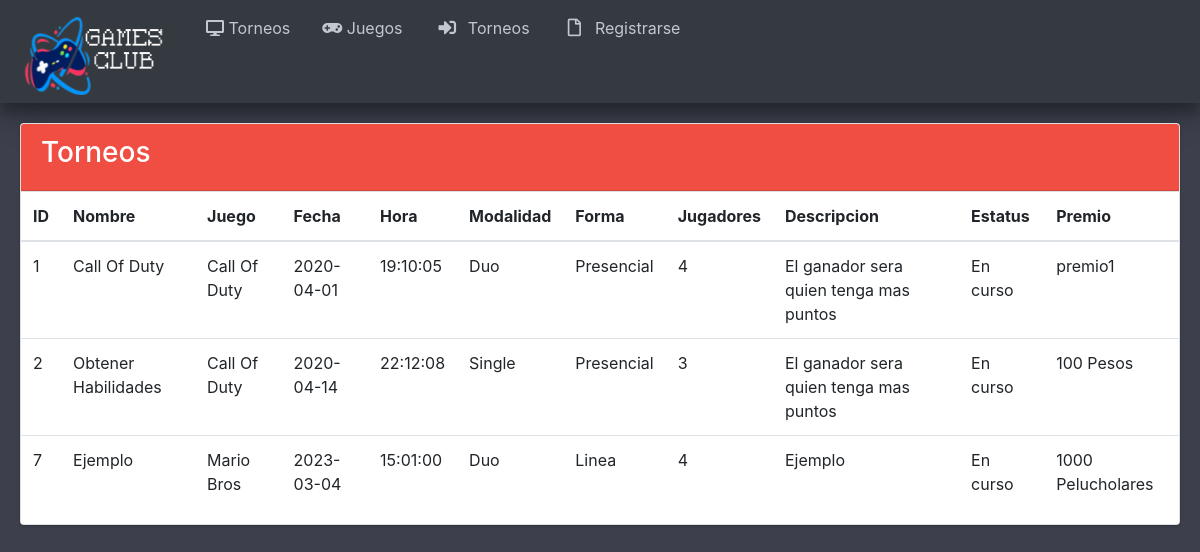
The app's page /vistas/Torneos.php, older data.
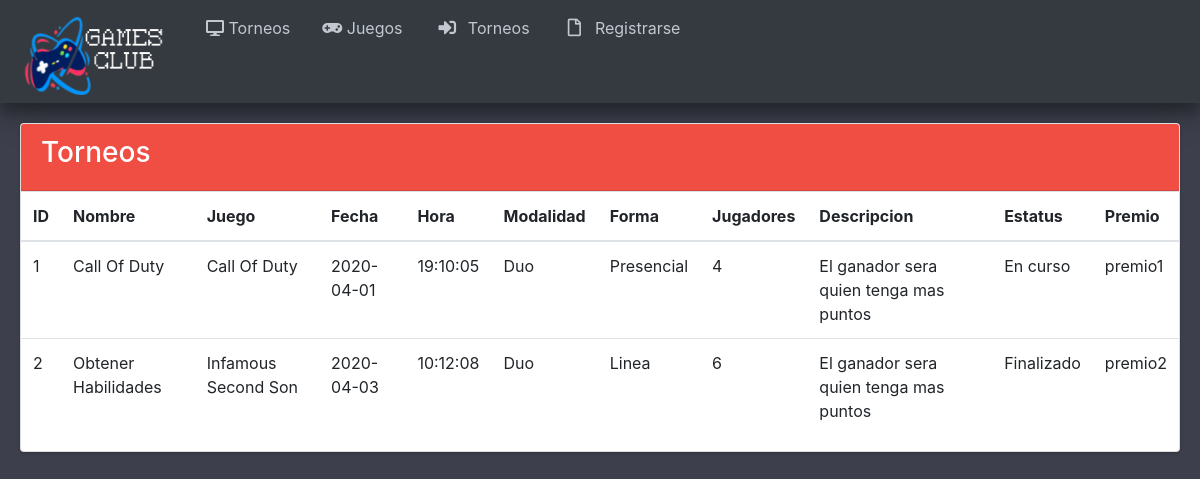
The same page, newer data.
### tables this page shows
CREATE TABLE `torneo` (
  `id_torneo` int(11) NOT NULL,
  `nombre` varchar(45) NOT NULL,
  `juego` int(11) NOT NULL,
  `fecha` date NOT NULL,
  `hora` time NOT NULL,
  `modalidad` int(11) NOT NULL,
  `forma` int(11) NOT NULL,
  `max_jugadores` int(11) NOT NULL,
  `descripcion` varchar(45) NOT NULL,
  `estatus` int(11) NOT NULL,
  `id_premio` int(11) NOT NULL
);

CREATE TABLE `juego` (
  `id_juego` int(11) NOT NULL,
  `imagen` longtext NOT NULL,
  `nombre` varchar(45) NOT NULL
);

CREATE TABLE `modalidad` (
  `id_modalidad` int(11) NOT NULL,
  `tipo` varchar(45) NOT NULL
);

CREATE TABLE `forma` (
  `id_forma` int(11) NOT NULL,
  `tipo` varchar(20) NOT NULL
);

CREATE TABLE `estatus` (
  `id_estatus` int(11) NOT NULL,
  `tipo` varchar(45) NOT NULL
);

CREATE TABLE `premio` (
  `id_premio` int(11) NOT NULL,
  `premio` varchar(45) NOT NULL
);

### modelos/selectTables.php (called while the page is built, shortened)
<?php
  include_once "../controladores/conexion.php";
  $getNormalTorneo = $BD -> query("SELECT t.id_torneo as id, t.nombre, j.nombre as juego, t.fecha, t.hora, m.tipo as modalidad, f.tipo as forma, t.max_jugadores, t.descripcion, e.tipo as estatus, p.premio as premio FROM torneo t INNER JOIN juego j ON t.juego = j.id_juego INNER JOIN modalidad m ON t.modalidad = m.id_modalidad INNER JOIN forma f ON t.forma = f.id_forma INNER JOIN estatus e ON t.estatus = e.id_estatus INNER JOIN premio p ON t.id_premio = p.id_premio ORDER BY `id` ASC");
  $resultadoNormalTorneo = $getNormalTorneo -> fetchAll(PDO::FETCH_OBJ);
?>

### vistas/Torneos.php (the view, shortened to what this page needs)
<?php
include_once '../modelos/selectTables.php';
?>
<!DOCTYPE html>
<html>
<head>
  <link rel="stylesheet" href="plugins/fontawesome-free/css/all.min.css">
  <link rel="stylesheet" href="https://code.ionicframework.com/ionicons/2.0.1/css/ionicons.min.css">
  <link rel="stylesheet" href="plugins/tempusdominus-bootstrap-4/css/tempusdominus-bootstrap-4.min.css">
  <link rel="stylesheet" href="plugins/icheck-bootstrap/icheck-bootstrap.min.css">
  <link rel="stylesheet" href="plugins/jqvmap/jqvmap.min.css">
  <link rel="stylesheet" href="css/adminlte.min.css">
  <link rel="stylesheet" href="plugins/overlayScrollbars/css/OverlayScrollbars.min.css">
  <link rel="stylesheet" href="plugins/daterangepicker/daterangepicker.css">
  <link rel="stylesheet" href="plugins/summernote/summernote-bs4.css">
  <link rel="stylesheet" href="https://maxcdn.bootstrapcdn.com/bootstrap/4.4.1/css/bootstrap.min.css">
</head>
<body class="hold-transition sidebar-mini layout-fixed" style="background-color: #3D404C;">
    <aside class="sidebar-dark-primary elevation-4">
      <div class="sidebar" style="display: flex;">
        <nav class="mt-2">
        <ul class="nav nav-pills nav-sidebar flex-column" data-widget="treeview" role="menu" data-accordion="false">
          <li class="nav-item">
            <center>
              <a href="gamer_Inicio.php" class="nav-link">
              <img src="img/GAMES-CLUB.png">
            </a>
            </center>
          </li>
        </ul>
      </nav>
       <nav class="mt-2">
        <ul class="nav nav-pills nav-sidebar flex-column" data-widget="treeview" role="menu" data-accordion="false">
          <li class="nav-item">
            <a href="Consolas.php" class="nav-link">
              <i class="fa fa-desktop"></i>
              <p>Torneos</p>
            </a>
          </li>
        </ul>
      </nav>
      <nav class="mt-2">
        <ul class="nav nav-pills nav-sidebar flex-column" data-widget="treeview" role="menu" data-accordion="false">
          <li class="nav-item">
            <a href="Juegos.php" class="nav-link">
              <i class="fa fa-gamepad"></i>
              <p>Juegos</p>
            </a>
          </li>
        </ul>
      </nav>
      <nav class="mt-2">
        <ul class="nav nav-pills nav-sidebar flex-column" data-widget="treeview" role="menu" data-accordion="false">
          <li class="nav-item">
            <a href="Torneos.php" class="nav-link">
              <i class="fas fa-sign-in-alt nav-icon"></i>
              <p>Torneos</p>
            </a>
          </li>
        </ul>
      </nav>
        <nav class="mt-2">
        <ul class="nav nav-pills nav-sidebar flex-column" data-widget="treeview" role="menu" data-accordion="false">
          <li class="nav-item">
            <a href="registroNormal.php" class="nav-link">
              <i class="far fa-file nav-icon"></i>
              <p>Registrarse</p>
            </a>
          </li>
        </ul>
      </nav>
    </aside>
      <section class="content">
        <div class="container-fluid">
          <div class="row">
            <div style="width: 1365px; padding-top: 20px; padding-bottom: 20px; padding-left: 20px; padding-right: 20px;">
              <div class="card card-primary">
                <div class="card-header" style="background-color:#F04D43;">
                  <h3>Torneos</h3>
                </div>
                <form class="" action="editTorneo.php" method="post">
                  <div class="crudAdmin" align="center">
                    <table class="table table-hover">
                      <thead>
                        <tr>
                          <th>ID</th>
                          <th>Nombre</th>
                          <th>Juego</th>
                          <th>Fecha</th>
                          <th>Hora</th>
                          <th>Modalidad</th>
                          <th>Forma</th>
                          <th>Jugadores</th>
                          <th>Descripcion</th>
                          <th>Estatus</th>
                          <th>Premio</th>
                        </tr>
                      </thead>
                      <tbody>
                        <?php foreach ($resultadoNormalTorneo as $resultadoNormalTorneo){ ?>
                        <tr>
                          <td><?php echo $resultadoNormalTorneo -> id ?></td>
                          <td><?php echo $resultadoNormalTorneo -> nombre ?></td>
                          <td><?php echo $resultadoNormalTorneo -> juego ?></td>
                          <td><?php echo $resultadoNormalTorneo -> fecha ?></td>
                          <td><?php echo $resultadoNormalTorneo -> hora ?></td>
                          <td><?php echo $resultadoNormalTorneo -> modalidad ?></td>
                          <td><?php echo $resultadoNormalTorneo -> forma ?></td>
                          <td><?php echo $resultadoNormalTorneo -> max_jugadores ?></td>
                          <td><?php echo $resultadoNormalTorneo -> descripcion ?></td>
                          <td><?php echo $resultadoNormalTorneo -> estatus ?></td>
                          <td><?php echo $resultadoNormalTorneo -> premio ?></td>
                        </tr>
                        <?php } ?>
                      </tbody>
                    </table>
                  </div>
                </form>
            </div>
          </div>
        </div>
      </div>
    </section>
</body>
    </html>

Row changes from the older to the newer data that the page shows:
removed torneo: id_torneo "7", nombre "Ejemplo", juego.nombre "Mario Bros", fecha "2023-03-04", hora "15:01:00", modalidad.tipo "Duo", forma.tipo "Linea", max_jugadores "4", descripcion "Ejemplo", estatus.tipo "En curso", id_premio.premio "1000 Pelucholares"
changed torneo "Obtener Habilidades": juego.nombre "Call Of Duty" → "Infamous Second Son"; fecha "2020-04-14" → "2020-04-03"; hora "22:12:08" → "10:12:08"; modalidad.tipo "Single" → "Duo"; forma.tipo "Presencial" → "Linea"; max_jugadores "3" → "6"; estatus.tipo "En curso" → "Finalizado"; id_premio.premio "100 Pesos" → "premio2"
